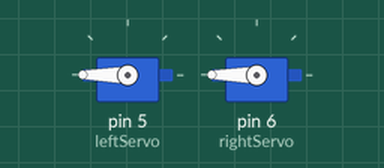
Recording of a sketch running on a simulated Arduino Uno, built with avr-gcc and run on an emulated ATmega328P. Parts: 2 × servo.

Above: at 0.05 s.
At 7.05 s:
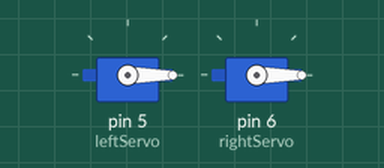
At 14.05 s:
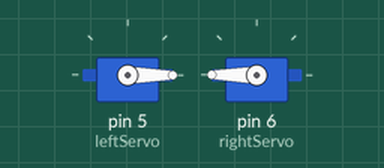
At 26.95 s:
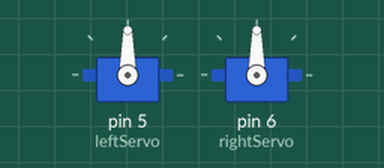
Timing chart, 0 to 35.1 s (numbered marks = the images above):
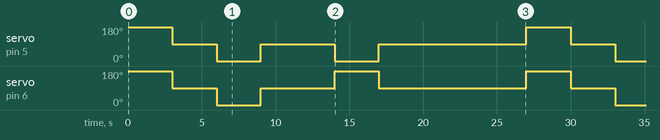

Measured:
- by itself, servo on pin 5 (leftServo): repeats every 27.0 s: 0° 3.0 s, 90° 5.0 s, 0° 3.0 s, 90° 10.0 s, 180° 3.0 s, 90° 3.0 s
- by itself, servo on pin 6 (rightServo): repeats every 27.0 s: 0° 3.0 s, 90° 5.0 s, 180° 3.0 s, 90° 10.0 s, 180° 3.0 s, 90° 3.0 s

The sketch:

roboTest.ino
```cpp
#include <Servo.h>

Servo leftServo;
Servo rightServo;

void setup() {
  leftServo.attach(5);
  rightServo.attach(6);

}

void loop() {
  leftServo.write(180); //
  rightServo.write(180);
  delay(3000);
  leftServo.write(90);
  rightServo.write(90);
  delay(3000);
  rightServo.write(0); //
  leftServo.write(0); //
  delay(3000);
  rightServo.write(90);
  leftServo.write(90);
  delay(5000);
  rightServo.write(180);
  leftServo.write(0);
  delay(3000);
  rightServo.write(90);
  leftServo.write(90);
  delay(10000);
//  rightServo.write(90);
//  leftServo.write(90);

  // motors need to go in opposite directions to go in a straight line

}
```
